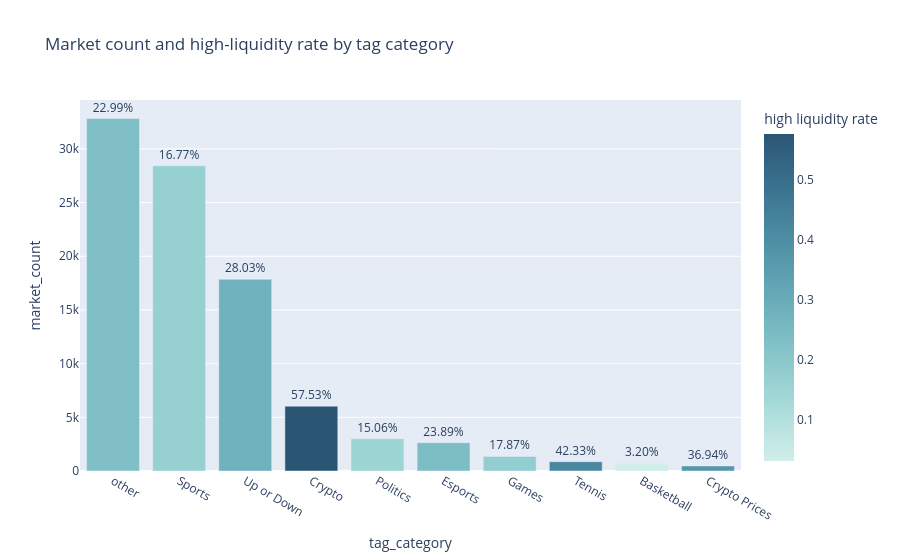

The code cell stored with this chart in its notebook:
### Markdown cell above
## 4. Category/tag analysis

Sports and 'Up or Down' tags dominate the dataset. The high-liquidity rate varies strongly by tag, which makes tag dummies valuable predictors.

### Code cell
# Tag frequencies and liquidity rates
tag_summary = (
    df.groupby('tag_category')
    .agg(
        market_count=(target, 'size'),
        high_liquidity_rate=(target, 'mean')
    )
    .reset_index()
    .sort_values('market_count', ascending=False)
)
logger.info('Tag category summary:\n%s', tag_summary.to_string(index=False))

fig = px.bar(
    tag_summary,
    x='tag_category',
    y='market_count',
    color='high_liquidity_rate',
    color_continuous_scale='Teal',
    title='Market count and high-liquidity rate by tag category',
    text='high_liquidity_rate',
    labels={'high_liquidity_rate': 'high liquidity rate'}
)
fig.update_traces(texttemplate='%{text:.2%}', textposition='outside')
fig.show()

### Figure 1 — Plotly figure (JSON) as saved in the notebook; plotly's stock layout.template omitted (floating-point values rounded to 4 significant figures)
{"data": [{"hovertemplate": "tag_category=%{x}<br>market_count=%{y}<br>high liquidity rate=%{marker.color}<extra></extra>", "legendgroup": "", "marker": {"color": [0.2299, 0.1677, 0.2803, 0.5753, 0.1506, 0.2389, 0.1787, 0.4233, 0.03203, 0.3694], "coloraxis": "coloraxis", "pattern": {"shape": ""}}, "name": "", "orientation": "v", "showlegend": false, "text": [0.2299, 0.1677, 0.2803, 0.5753, 0.1506, 0.2389, 0.1787, 0.4233, 0.03203, 0.3694], "textposition": "outside", "texttemplate": "%{text:.2%}", "type": "bar", "x": ["other", "Sports", "Up or Down", "Crypto", "Politics", "Esports", "Games", "Tennis", "Basketball", "Crypto Prices"], "xaxis": "x", "y": [32824, 28429, 17851, 6037, 3014, 2633, 1360, 867, 718, 471], "yaxis": "y"}], "layout": {"barmode": "relative", "coloraxis": {"autocolorscale": false, "colorbar": {"title": {"text": "high liquidity rate"}}, "colorscale": [[0.0, "rgb(209, 238, 234)"], [0.1667, "rgb(168, 219, 217)"], [0.3333, "rgb(133, 196, 201)"], [0.5, "rgb(104, 171, 184)"], [0.6667, "rgb(79, 144, 166)"], [0.8333, "rgb(59, 115, 143)"], [1.0, "rgb(42, 86, 116)"]]}, "legend": {"tracegroupgap": 0}, "title": {"text": "Market count and high-liquidity rate by tag category"}, "xaxis": {"anchor": "y", "domain": [0.0, 1.0], "title": {"text": "tag_category"}}, "yaxis": {"anchor": "x", "domain": [0.0, 1.0], "title": {"text": "market_count"}}}}
